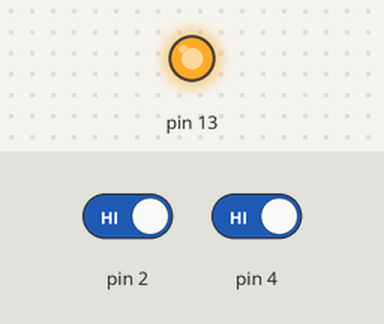
Recording of a sketch running on a simulated Arduino Uno, built with avr-gcc and run on an emulated ATmega328P. Shown: output pins drawn as LEDs (lit = HIGH). The inputs (shaded band) are chosen by the test bench; at power-on: pin 2 HIGH, pin 4 HIGH.

Above: at 1.2 s.
1.3 s: pin 2 driven LOW and pin 4 driven LOW
At 2.3 s:
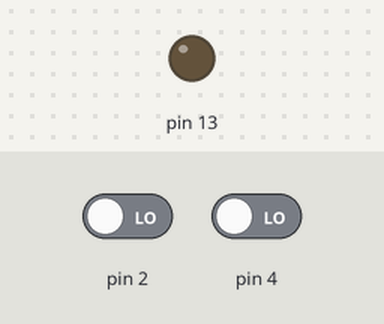
2.8 s: pin 2 driven HIGH
At 3.4 s:
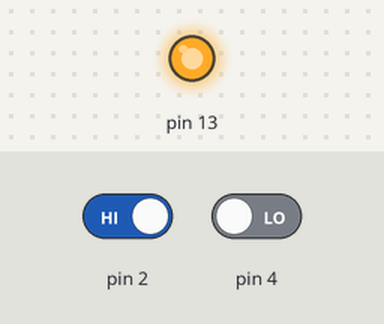
4.3 s: pin 2 driven LOW
At 4.6 s:
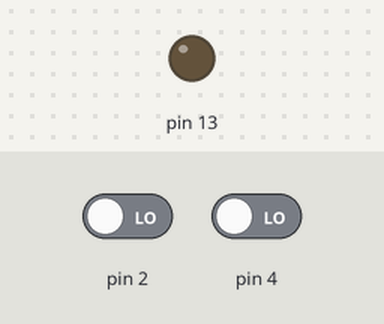
Timing chart, 0 to 7.3 s (numbered marks = the images above; inputs shaded):
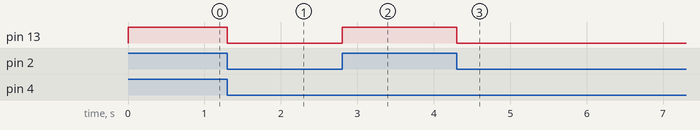

Measured:
- after the input at 1.3 s, pin 13: HIGH → LOW at once
- after the input at 2.8 s, pin 13: LOW → HIGH at once
- after the input at 4.3 s, pin 13: HIGH → LOW at once

The sketch:

buttonpush2.ino
```cpp
 boolean pushbutton1;
 boolean pushbutton2;
void setup() {
  // put your setup code here, to run once:
pinMode(2,INPUT_PULLUP);
pinMode(4,INPUT_PULLUP);
pinMode(13,OUTPUT);
}

void loop() {
  // put your main code here, to run repeatedly:
pushbutton1=digitalRead(2);
pushbutton2=digitalRead(4);
if(pushbutton1==1||pushbutton2==1){
  digitalWrite(13,HIGH);
}
else{
   digitalWrite(13,LOW);

}

}
```
